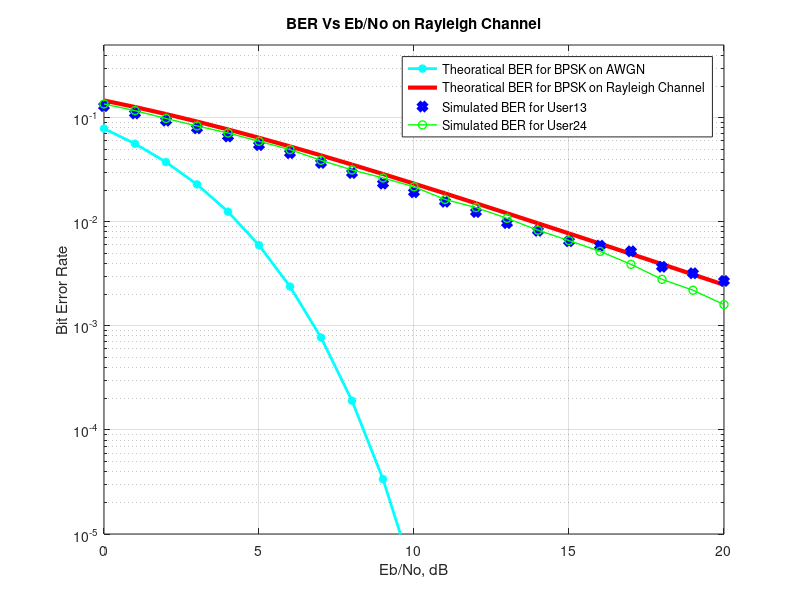

Write the MATLAB code that produced this figure.
%ref:https://in.mathworks.com/matlabcentral/fileexchange/23498-mc-cdma

clear all;
users=2;            % Number of Users
%------------------Generation of Walsh code--------------------------------
n =4;                               %Number of  Data Sub-Carriers
walsh=hadamard(n);              
code1=walsh(2,:);                   %Taking 2nd row of walsh code for User1
code2=walsh(4,:);                   %Taking 3rd row of walsh code for User2

%------------------Generating data for User1-------------------------------
N=10^4;                             % Number of Bits for  data_user1
data_user1= rand(1,N)>0.5;          % Generation of data for user1
data_user1bpsk = 2*data_user1-1;    % BPSK modulation 0 -> -1; 1 -> 0 
%------------------Spreading & IFFT for User1------------------------------
data_user11=data_user1bpsk';
spdata1_user1=data_user11*code1;    % Spreading 
spdata12=(spdata1_user1)';
ifftdata_user1=ifft(spdata12);      % Taking the IFFT
ifftdata12=ifftdata_user1';
%------------------Append Cyclic Prefix1 for User1-------------------------
y1=[ifftdata12(:,[(n-2):n]) ifftdata12];
transdata1=y1';
tx_user1=transdata1;                % Transmitting data for user1
%------------------Generating data for User2-------------------------------
M=10^4;                             % Number of Bits for  data_user2
data_user2= rand(1,M)>0.5;          % Generation of data for user2
data_user2bpsk = 2*data_user2-1;    % BPSK modulation 0 -> -1; 1 -> 0 
%-----------------Spreading & IFFT for User2-------------------------------
data_user21=data_user2bpsk';
spdata2=data_user21*code2;          % Spreading 
spdata22=(spdata2)';
ifftdata_user2=ifft(spdata22);      % Taking the IFFT
ifftdata22=ifftdata_user2';
%-----------------Append Cyclic Prefix1 for User2--------------------------
y2=[ifftdata22(:,[(n-2):n]) ifftdata22];
transdata2=y2';
tx_user2=transdata2;                % Transmitting data for user2
%----------------------Adding data for Transmission of All User------------
x=tx_user1+tx_user2;
%----------------------Creating Rayleigh Channel---------------------------
Taps=4;                                        % Number of Taps
p1=0.5/2.3;                                       % Power of Tap1
p2=0.9/2.3;                                     % Power of Tap2
p3=0.7/2.3;                                     % Power of Tap3
p4=0.2/2.3;
gain1=sqrt(p1/2)*[randn(1,N) + j*randn(1,N)];   % Gain for Tap1
gain2=sqrt(p2/2)*[randn(1,N) + j*randn(1,N)];   % Gain for Tap2
gain3=sqrt(p3/2)*[randn(1,N) + j*randn(1,N)];   % Gain for Tap3
gain4=sqrt(p4/2)*[randn(1,N) + j*randn(1,N)];   % Gain for Tap4
x11=x(:);
x12=reshape(x11,1,length(x11));
i=1:length(x12);        
delay1=1; 
for i=delay1+1:length(x12) % Producing one sample delay in Tap2 w.r.t. Tap1
   x13(i)=x(i-delay1);
end
delay2=2;
for i=delay2+1:length(x12) % Producing two sample delay in Tap2 w.r.t. Tap1
   x14(i)=x(i-delay2);
end
delay3=3;
for i=delay3+1:length(x12) % Producing three sample delay in Tap2 w.r.t. Tap1
   x15(i)=x(i-delay3);
end
x1=reshape(x13,(n+3),length(x13)/(n+3));
x2=reshape(x14,(n+3),length(x14)/(n+3));
x3=reshape(x15,(n+3),length(x15)/(n+3));
ch1=repmat(gain1,(n+3),1);     
ch2=repmat(gain2,(n+3),1);
ch3=repmat(gain3,(n+3),1);
ch4=repmat(gain4,(n+3),1);
data_channel=x.*ch1+x1.*ch2+x2.*ch3+x3.*ch4;  % Passing data through channel 
%------------------------Addition of AWGN noise ---------------------------
data_noise1=data_channel(:);
data_noise2=reshape(data_noise1,1,length(data_noise1));
noise = 1/sqrt(2)*[randn(1,length(data_noise2)) + j*randn(1,length(data_noise2))]; 
snr = [0:20];                 % multiple Eb/N0 values

for i = 1:length(snr)
 
 y = data_noise2 + (sqrt(1)*10^(-snr(i)/20))*noise; %Addition of Noise
 
 %--------------------------Receiver ---------------------------------------
data_received = y;           %fadded data received with awgn noise
%---------------------Removing Cyclic Prefix-------------------------------
rx1=reshape(data_received,(n+3),length(data_received)/(n+3));
rx12=rx1';
rx13 = rx12(:,[(4:(n+3))]); 
rx14=rx13';
%-----------------Taking FFT ----------------------------------------------
fft_data_received =fft(rx14);
%----------------equilization of the channel-------------------------------
channel_response=fft([gain1;gain2;gain3;gain4],n);
data_equilized=fft_data_received.*conj(channel_response);
%----------------BER of Data User1-----------------------------------------
recdata11=(data_equilized'*code1')';
recdata12=real(recdata11)>0;
errors_user1(i) = size(find([data_user1- recdata12]),2); %Errors for User1
SBer1 = errors_user1/N;                              % simulated ber user1
%----------------BER of Data User2-----------------------------------------
recdata21=(data_equilized'*code2')';
recdata22=real(recdata21)>0;
errors_user2(i) = size(find([data_user2- recdata22]),2); %Errors for User1
SBer2 = errors_user2/M;                               % simulated ber user2
end
% ------------------------Theoretical Result-------------------------------
snrlnr=10.^(snr/10);
TBer = 0.5*erfc(sqrt(snrlnr)); % Theoretical BER for AWGN
TBerf = 0.5.*(1-sqrt(snrlnr./(snrlnr+1)));% theoretical BER fro Flat fadding
%-------------------Displaying Result--------------------------------------       
figure
semilogy(snr,TBer,'c*-','LineWidth',2);
hold on;
semilogy(snr,TBerf,'r-','LineWidth',3);
hold on;
semilogy(snr,SBer1,'bd','LineWidth',4);
hold on;
semilogy(snr,SBer2,'go-','LineWidth',1);
axis([0 20 10^-5 0.5]);
grid on
legend('Theoratical BER for BPSK on AWGN ','Theoratical BER for BPSK on Rayleigh Channel ' ,'Simulated BER for User13','Simulated BER for User24');
xlabel('Eb/No, dB');
ylabel('Bit Error Rate');
title('BER Vs Eb/No on Rayleigh Channel')
